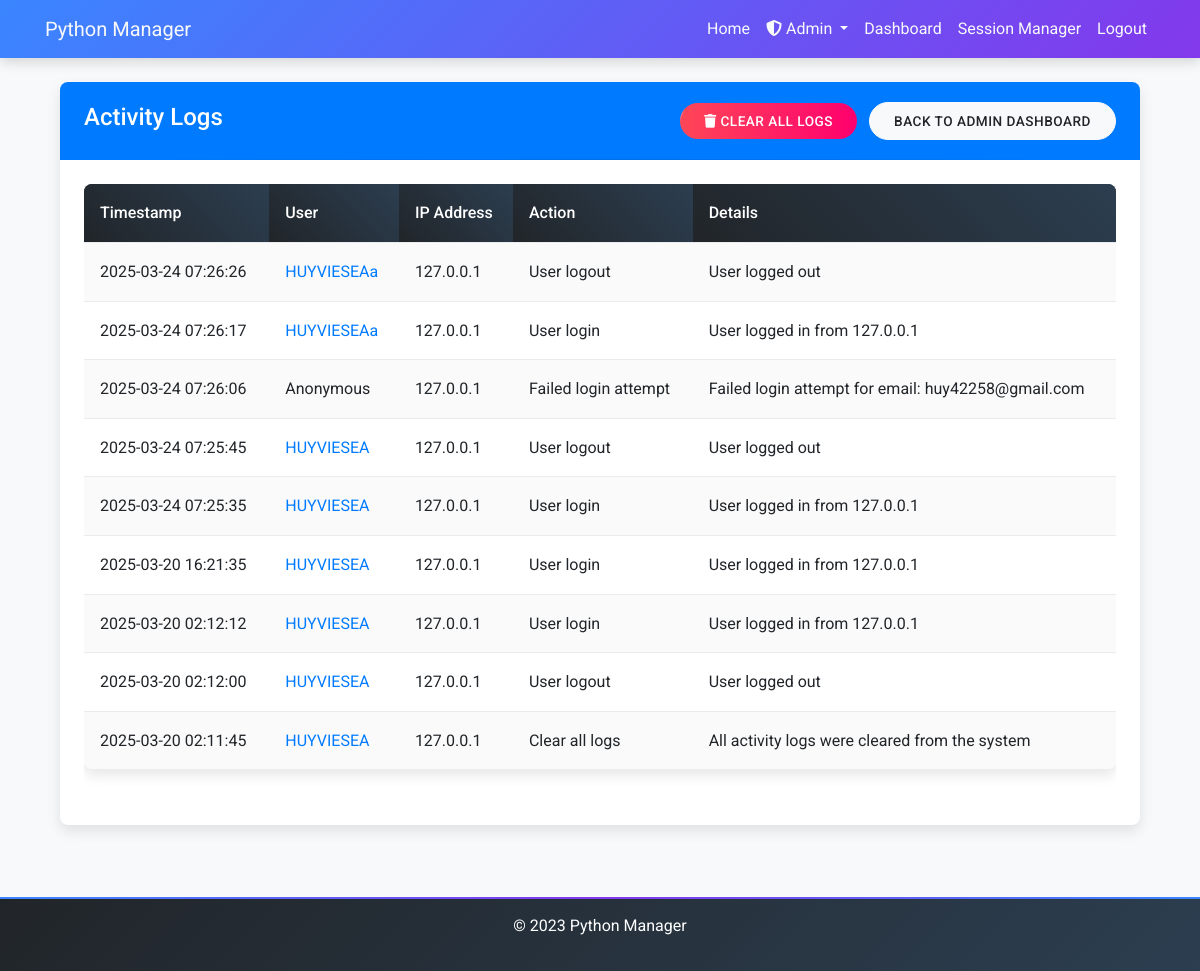
The page /admin/logs (signed in) on the database its author committed.
### models.py (models this page shows, shortened)
class ActivityLog(db.Model):
    id = db.Column(db.Integer, primary_key=True)
    user_id = db.Column(db.Integer, db.ForeignKey('user.id'), nullable=True)
    user = db.relationship('User', backref='activities')
    action = db.Column(db.String(128), nullable=False)
    details = db.Column(db.Text, nullable=True)
    ip_address = db.Column(db.String(45), nullable=True)  # IPv6 can be up to 45 chars
    timestamp = db.Column(db.DateTime, default=datetime.utcnow)

class User(UserMixin, db.Model):
    id = db.Column(db.Integer, primary_key=True)
    username = db.Column(db.String(80), unique=True, nullable=False)
    email = db.Column(db.String(120), unique=True, nullable=False)
    password_hash = db.Column(db.String(256))
    role = db.Column(db.String(20), default='user')  # 'admin_manager', 'admin', or 'user'
    created_at = db.Column(db.DateTime, default=datetime.utcnow)
    def is_admin(self):
        return self.role in ['admin', 'admin_manager']
    def is_admin_manager(self):
        return self.role == 'admin_manager'

### app.py (the view)
@app.route('/admin/logs')
@login_required
@admin_required
def activity_logs():
    page = request.args.get('page', 1, type=int)
    per_page = int(SystemSetting.get_setting('items_per_page', 25))
    logs = ActivityLog.query.order_by(ActivityLog.timestamp.desc()).paginate(
        page=page, per_page=per_page
    )
    return render_template('admin/logs.html', logs=logs)

### app.py (called while the page is built)
@login_manager.user_loader
def load_user(id):
    return User.query.get(int(id))

### models.py (called while the page is built)
    @staticmethod
    def get_setting(key, default=None):
        setting = SystemSetting.query.filter_by(key=key).first()
        if setting is None:
            return default
        if setting.type == 'boolean':
            return setting.value.lower() in ('true', '1', 'yes')
        elif setting.type == 'integer':
            return int(setting.value) if setting.value else 0
        elif setting.type == 'float':
            return float(setting.value) if setting.value else 0.0
        return setting.value

### templates/admin/logs.html (shortened to what this page needs)
{% extends "index.html" %}
{% block content %}
<div class="container">
    <div class="row">
        <div class="col-md-12">
            <div class="card">
                <div class="card-header bg-primary text-white d-flex justify-content-between align-items-center">
                    <h4>Activity Logs</h4>
                    <div>
                        <button type="button" class="btn btn-danger btn-sm" data-toggle="modal" data-target="#clearLogsModal">
                            <i class="fas fa-trash"></i> Clear All Logs
                        </button>
                        <a href="{{ url_for('admin_dashboard') }}" class="btn btn-light btn-sm ml-2">Back to Admin Dashboard</a>
                    </div>
                </div>
                <div class="card-body">
                    <div class="table-responsive">
                        <table class="table table-striped">
                            <thead class="thead-dark">
                                <tr>
                                    <th>Timestamp</th>
                                    <th>User</th>
                                    <th>IP Address</th>
                                    <th>Action</th>
                                    <th>Details</th>
                                </tr>
                            </thead>
                            <tbody>
                                {% for log in logs.items %}
                                <tr>
                                    <td>{{ log.timestamp.strftime('%Y-%m-%d %H:%M:%S') }}</td>
                                    <td>
                                        {% if log.user %}
                                            <a href="{{ url_for('edit_user', user_id=log.user.id) }}">{{ log.user.username }}</a>
                                        {% else %}
                                            Anonymous
                                        {% endif %}
                                    </td>
                                    <td>{{ log.ip_address or 'N/A' }}</td>
                                    <td>{{ log.action }}</td>
                                    <td>{{ log.details or '' }}</td>
                                </tr>
                                {% else %}
                                <tr>
                                    <td colspan="5" class="text-center">No activity logs found</td>
                                </tr>
                                {% endfor %}
                            </tbody>
                        </table>
                    </div>
                </div>
            </div>
        </div>
    </div>
</div>
{% endblock %}

### static/css/base.css (style rules this page uses)
:root { --primary-color: #3a86ff; --secondary-color: #8338ec; --accent-color: #3a0ca3; --success-color: #38b000; --warning-color: #ffbe0b; --danger-color: #ff006e; --light-bg: #f8f9fa; --dark-bg: #212529; --text-color: #343a40; --text-light: #f8f9fa; --border-radius: 8px; --box-shadow: 0 6px 14px rgba(0, 0, 0, 0.1); --transition: all 0.3s cubic-bezier(0.25, 0.8, 0.25, 1); }
body { font-family: 'Roboto', sans-serif; background-color: var(--light-bg); color: var(--text-color); line-height: 1.6; position: relative; overflow-x: hidden; }
.card { margin-bottom: 24px; border: none; border-radius: var(--border-radius); box-shadow: var(--box-shadow); transition: var(--transition); overflow: hidden; background: #ffffff; position: relative; }
.card-header { font-weight: 500; border-bottom: none; padding: 1.25rem 1.5rem; position: relative; z-index: 1; }
.card-header:after { content: ''; position: absolute; bottom: 0; left: 0; width: 100%; height: 1px; background: linear-gradient(to right, transparent, rgba(0, 0, 0, 0.1), transparent); }
.card-body { padding: 1.5rem; }
.btn { border-radius: 50px; padding: 0.5rem 1.5rem; transition: var(--transition); font-weight: 500; text-transform: uppercase; font-size: 0.85rem; letter-spacing: 0.5px; position: relative; overflow: hidden; }
.btn:after { content: ''; position: absolute; top: 0; left: -100%; width: 100%; height: 100%; background: rgba(255, 255, 255, 0.2); transform: skewX(-20deg); transition: all 0.6s ease; }
.btn-danger { background: linear-gradient(to right, #ff4757, var(--danger-color)); border: none; }
.table { box-shadow: var(--box-shadow); border-radius: var(--border-radius); overflow: hidden; margin-bottom: 2rem; }
.table thead th { background: linear-gradient(45deg, var(--dark-bg), #2c3e50); color: var(--text-light); border: none; padding: 1rem; font-weight: 500; }
.table-striped tbody tr:nth-of-type(odd) { background-color: rgba(0, 0, 0, 0.02); }
.table td { padding: 1rem; vertical-align: middle; border-top: 1px solid #e9ecef; }

### rows shown on the page
ActivityLog: timestamp "2025-03-24 07:26:26", user.username "HUYVIESEAa", ip_address "127.0.0.1", action "User logout", details "User logged out"
ActivityLog: timestamp "2025-03-24 07:26:17", user.username "HUYVIESEAa", ip_address "127.0.0.1", action "User login", details "User logged in from 127.0.0.1"
ActivityLog: timestamp "2025-03-24 07:26:06", shows "Anonymous", ip_address "127.0.0.1", action "Failed login attempt", details "Failed login attempt for email: huy42258@gmail.com"
ActivityLog: timestamp "2025-03-24 07:25:45", user.username "HUYVIESEA", ip_address "127.0.0.1", action "User logout", details "User logged out"
ActivityLog: timestamp "2025-03-24 07:25:35", user.username "HUYVIESEA", ip_address "127.0.0.1", action "User login", details "User logged in from 127.0.0.1"
ActivityLog: timestamp "2025-03-20 16:21:35", user.username "HUYVIESEA", ip_address "127.0.0.1", action "User login", details "User logged in from 127.0.0.1"
ActivityLog: timestamp "2025-03-20 02:12:12", user.username "HUYVIESEA", ip_address "127.0.0.1", action "User login", details "User logged in from 127.0.0.1"
ActivityLog: timestamp "2025-03-20 02:12:00", user.username "HUYVIESEA", ip_address "127.0.0.1", action "User logout", details "User logged out"
ActivityLog: timestamp "2025-03-20 02:11:45", user.username "HUYVIESEA", ip_address "127.0.0.1", action "Clear all logs", details "All activity logs were cleared from the system"
